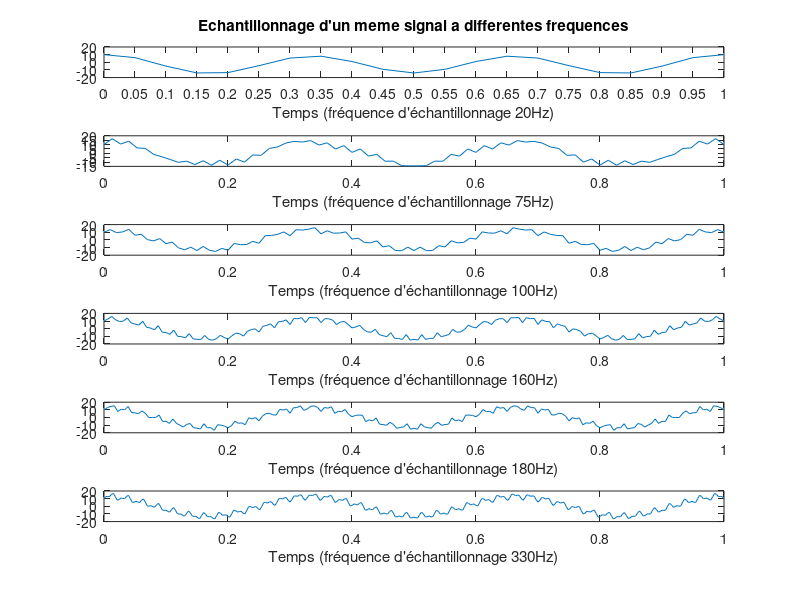

This figure's MATLAB source:
%%

%%%%%%%%%%%%%%%%
%% Exercice 2 %%
%%%%%%%%%%%%%%%%

% Question 1
% Y(t)=2sin(165πt) + 13cos(6πt) - 3cos(80πt)
% Fréquences présentes dans ce signal :
% Le signal est déjà écrit comme une somme de sinusoïdes.
% On peut donc lire directement les fréquences présentes (en divisant par 2) :
% f1 = 3Hz, f2 = 40Hz et f3 = 82.5Hz.

% Question 2
% Abscisses
t0 = 0:(1/20):1;
t1 = 0:(1/75):1;
t2 = 0:(1/100):1;
t3 = 0:(1/160):1;
t4 = 0:(1/180):1;
t5 = 0:(1/330):1;
% Ordonnées
y0 = 2*sin(165*pi*t0)+13*cos(6*pi*t0)-3*cos(80*pi*t0);
y1 = 2*sin(165*pi*t1)+13*cos(6*pi*t1)-3*cos(80*pi*t1);
y2 = 2*sin(165*pi*t2)+13*cos(6*pi*t2)-3*cos(80*pi*t2);
y3 = 2*sin(165*pi*t3)+13*cos(6*pi*t3)-3*cos(80*pi*t3);
y4 = 2*sin(165*pi*t4)+13*cos(6*pi*t4)-3*cos(80*pi*t4);
y5 = 2*sin(165*pi*t5)+13*cos(6*pi*t5)-3*cos(80*pi*t5);
% Tracé
figure(2)
subplot(6,1,1)
plot(t0,y0)
xlabel("Temps (fréquence d'échantillonnage 20Hz)")
ylim([-20 20])
set(gca,'Xtick',[0:(1/20):1])
title("Echantillonnage d'un meme signal a differentes frequences")
subplot(6,1,2)
plot(t1,y1)
xlabel("Temps (fréquence d'échantillonnage 75Hz)")
subplot(6,1,3)
plot(t2,y2)
xlabel("Temps (fréquence d'échantillonnage 100Hz)")
subplot(6,1,4)
plot(t3,y3)
xlabel("Temps (fréquence d'échantillonnage 160Hz)")
subplot(6,1,5)
plot(t4,y4)
xlabel("Temps (fréquence d'échantillonnage 180Hz)")
subplot(6,1,6)
plot(t5,y5)
xlabel("Temps (fréquence d'échantillonnage 330Hz)")

% Question 3
% Plus la fréquence d'échantillonnage est élevée, plus le signal est détaillé et régulier.

% Question 4
% Le théorème de Nyquist-Shannon nous dit que la fréquence d'échantillonnage minimale qui permet de reconstituer un signal est le double de la fréquence maximale du signal, soit 82.5Hz. Les fréquences qui répondent à ce critère sont 180Hz et 330Hz, 330Hz est donc la fréquence d'échantillonnage optimale.

